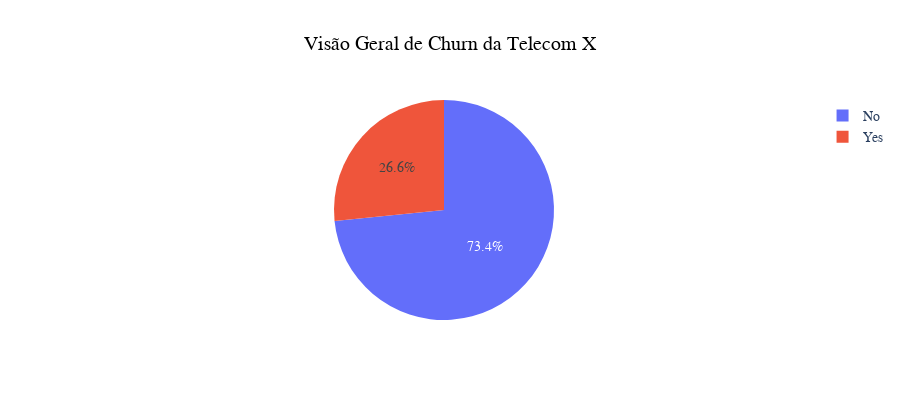

Notebook code for this chart:
### Markdown cell above
**ANÁLISE EXPLORATORIA DOS DADOS**

### Code cell
#variavel para saber a quantidade de clientes que cancelaram
contagem_cancelamento = df['cancelamento'].value_counts().reset_index()
contagem_cancelamento.columns = ['cancelamento', 'quantidade']

#geração do gráfico de pizza
fig = px.pie(contagem_cancelamento, names='cancelamento', values='quantidade', title='Visão Geral de Churn da Telecom X')
fig.update_layout(
    width =900,
    height= 400,
    font_size=14,
    font_family='Arial',
    title_font_color='black',
    title_x=0.5
)
fig.show()

### Figure 1 — Plotly figure (JSON) as saved in the notebook; plotly's stock layout.template omitted (floating-point values rounded to 4 significant figures)
{"data": [{"domain": {"x": [0, 1], "y": [0, 1]}, "hovertemplate": "cancelamento=%{label}<br>quantidade=%{value}<extra></extra>", "labels": ["No", "Yes"], "legendgroup": "", "name": "", "showlegend": true, "type": "pie", "values": [5163, 1869]}], "layout": {"font": {"family": "Arial", "size": 14}, "height": 400, "legend": {"tracegroupgap": 0}, "title": {"font": {"color": "black"}, "text": "Visão Geral de Churn da Telecom X", "x": 0.5}, "width": 900}}
